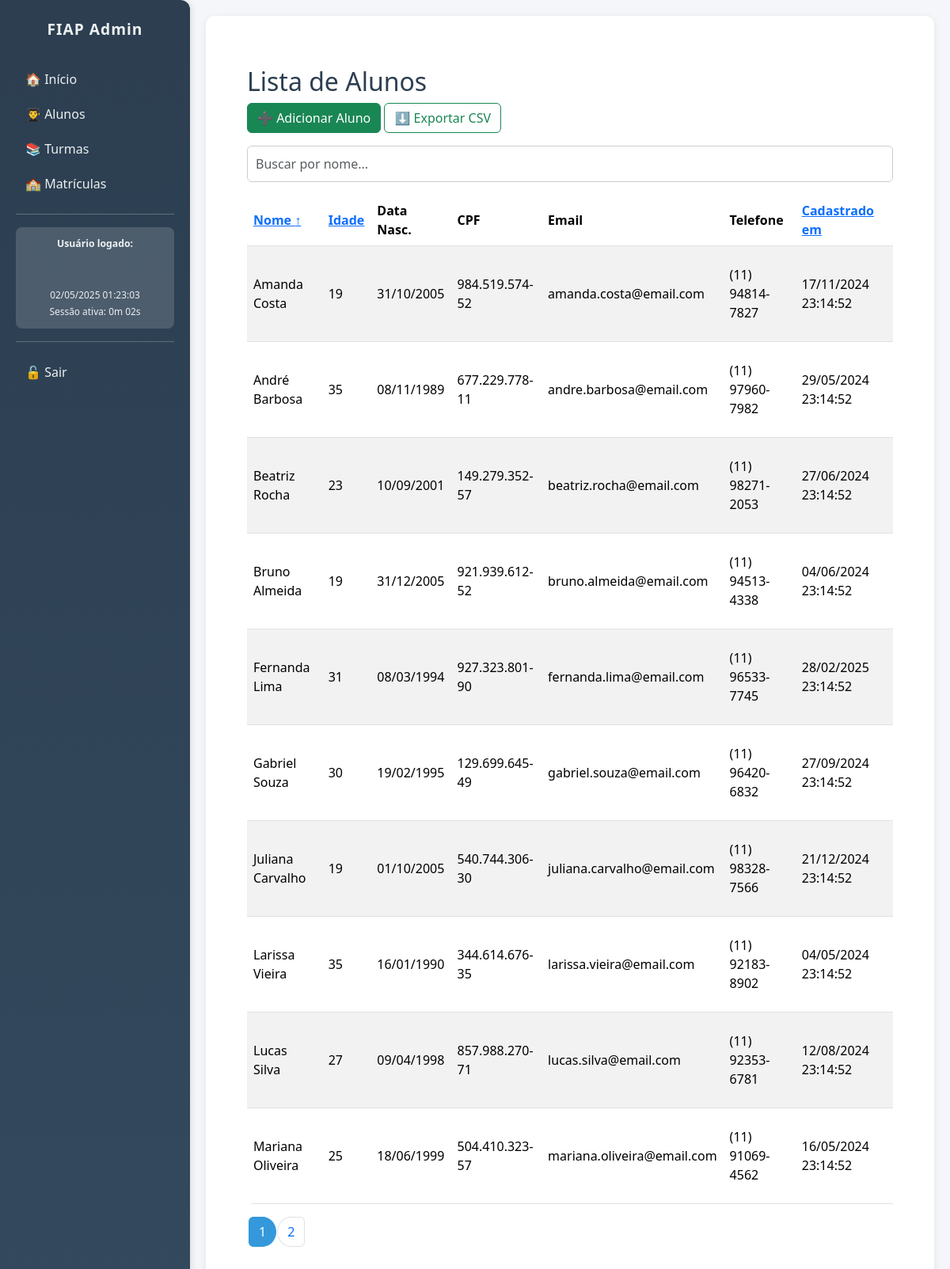
The app's page /views/alunos/list.php (signed in) with its own data.
### tables this page shows
CREATE TABLE alunos (
  id INT AUTO_INCREMENT PRIMARY KEY,
  nome VARCHAR(100) NOT NULL,
  nascimento DATE NOT NULL,
  cpf VARCHAR(14) NOT NULL UNIQUE,
  email VARCHAR(100) NOT NULL UNIQUE,
  senha VARCHAR(255) NOT NULL,
  telefone VARCHAR(20) NOT NULL,
  data_cadastro TIMESTAMP DEFAULT CURRENT_TIMESTAMP
);

### views/alunos/list.php (the view, shortened to what this page needs)
<?php
include '../../includes/db.php';
$ordenar = $_GET['ordenar'] ?? 'nome';
$sentido = $_GET['sentido'] ?? 'asc';
$porPagina = 10;
$pagina = isset($_GET['pagina']) ? max(1, intval($_GET['pagina'])) : 1;
$offset = ($pagina - 1) * $porPagina;
$busca = $_GET['busca'] ?? '';
$sql = "SELECT *, TIMESTAMPDIFF(YEAR, nascimento, CURDATE()) AS idade FROM alunos";
$sql .= " ORDER BY $ordenar $sentido LIMIT :limit OFFSET :offset";
$stmt = $pdo->prepare($sql);
$stmt->bindValue(":limit", $porPagina, PDO::PARAM_INT);
$stmt->bindValue(":offset", $offset, PDO::PARAM_INT);
$stmt->execute();
$alunos = $stmt->fetchAll(PDO::FETCH_ASSOC);
if (!empty($busca)) {
    $contaStmt = $pdo->prepare("SELECT COUNT(*) FROM alunos WHERE nome LIKE :busca");
    $contaStmt->execute(['busca' => "%$busca%"]);
} else {
    $contaStmt = $pdo->query("SELECT COUNT(*) FROM alunos");
}
$totalAlunos = $contaStmt->fetchColumn();
$totalPaginas = ceil($totalAlunos / $porPagina);
include '../../includes/header.php';
?>
<div class="container py-4">
    <h2>Lista de Alunos</h2>
    <a href="create.php" class="btn btn-success mb-3">➕ Adicionar Aluno</a>
    <a href="export.php" class="btn btn-outline-success mb-3">⬇️ Exportar CSV</a>
    <input type="text" name="busca" id="campoBusca" class="form-control mb-3" placeholder="Buscar por nome..." value="<?= htmlspecialchars($busca) ?>">
    <?php if (count($alunos) > 0): ?>
    <div class="table-responsive">
        <table class="table table-striped">
            <thead>
                <tr>
                    <th>
                        <a href="?ordenar=nome&sentido=<?= ($ordenar == 'nome' && $sentido == 'asc') ? 'desc' : 'asc' ?><?= $busca ? '&busca=' . urlencode($busca) : '' ?>">Nome <?= ($ordenar == 'nome') ? ($sentido == 'asc' ? '↑' : '↓') : '' ?></a>
                    </th>
                    <th>
                        <a href="?ordenar=idade&sentido=<?= ($ordenar == 'idade' && $sentido == 'asc') ? 'desc' : 'asc' ?><?= $busca ? '&busca=' . urlencode($busca) : '' ?>">Idade <?= ($ordenar == 'idade') ? ($sentido == 'asc' ? '↑' : '↓') : '' ?></a>
                    </th>
                    <th>Data Nasc.</th>
                    <th>CPF</th>
                    <th>Email</th>
                    <th>Telefone</th>
                    <th>
                        <a href="?ordenar=data_cadastro&sentido=<?= ($ordenar == 'data_cadastro' && $sentido == 'asc') ? 'desc' : 'asc' ?><?= $busca ? '&busca=' . urlencode($busca) : '' ?>">Cadastrado em <?= ($ordenar == 'data_cadastro') ? ($sentido == 'asc' ? '↑' : '↓') : '' ?></a>
                    </th>
                    <th>Ações</th>
                </tr>
            </thead>
            <tbody>
                <?php foreach ($alunos as $aluno): ?>
                    <tr>
                        <td><?= htmlspecialchars($aluno['nome']) ?></td>
                        <td><?= $aluno['idade'] ?></td>
                        <td><?= date('d/m/Y', strtotime($aluno['nascimento'])) ?></td>
                        <td><?= htmlspecialchars($aluno['cpf']) ?></td>
                        <td><?= htmlspecialchars($aluno['email']) ?></td>
                        <td><?= htmlspecialchars($aluno['telefone']) ?></td>
                        <td><?= date('d/m/Y H:i:s', strtotime($aluno['data_cadastro'])) ?></td>
                        <td>
                        </td>
                    </tr>
                <?php endforeach; ?>
            </tbody>
        </table>
        <nav>
            <ul class="pagination">
                <?php for ($i = 1; $i <= $totalPaginas; $i++): ?>
                    <li class="page-item <?= $i == $pagina ? 'active' : '' ?>">
                        <a class="page-link" href="?pagina=<?= $i ?>&ordenar=<?= $ordenar ?>&sentido=<?= $sentido ?><?= $busca ? '&busca=' . urlencode($busca) : '' ?>"><?= $i ?></a>
                    </li>
                <?php endfor; ?>
            </ul>
        </nav>
    <?php else: ?>
        <div class="alert alert-info">Nenhum aluno cadastrado<?= $busca ? " com o nome \"$busca\"" : "" ?>.</div>
    <?php endif; ?>
</div>
<?php include '../../includes/footer.php'; ?>

### includes/header.php (shortened to what this page needs)
<?php
$stmt = $pdo->prepare("SELECT email FROM administradores WHERE id = :id");
$stmt->execute(['id' => $_SESSION['admin_id']]);
$adminData = $stmt->fetch(PDO::FETCH_ASSOC);
$emailCompleto = $adminData ? $adminData['email'] : '';
$usuarioLogado = explode('@', $emailCompleto)[0];
?>
<!DOCTYPE html>
<html>
<head>
    <link rel="stylesheet" href="https://cdn.datatables.net/1.13.6/css/dataTables.bootstrap5.min.css">
    <link href="https://cdn.jsdelivr.net/npm/bootstrap@5.3.2/dist/css/bootstrap.min.css" rel="stylesheet">
    <link rel="stylesheet" href="/fiap-secretaria/public/assets/css/style.min.css?v=1.0">
</head>
<body>
<div class="offcanvas-lg offcanvas-start sidebar" tabindex="-1" id="sidebarMenu">
  <div class="offcanvas-body d-flex flex-column">
    <h4>FIAP Admin</h4>
    <a href="/fiap-secretaria/public/index">🏠 Início</a>
    <a href="/fiap-secretaria/views/alunos/list.php">👨‍🎓 Alunos</a>
    <a href="/fiap-secretaria/views/turmas/list.php">📚 Turmas</a>
    <a href="/fiap-secretaria/views/matriculas/list.php">🏫 Matrículas</a>
    <hr>
    <div class="user-info mt-auto">
        <strong>Usuário logado:</strong><br>
        <?= htmlspecialchars($usuarioLogado) ?><br>
        <small id="hora-atual"><?= date('d/m/Y H:i:s') ?></small><br>
        <small>Sessão ativa: <span id="tempo-sessao">00m 00s</span></small>
    </div>
    <hr>
    <a href="#" data-bs-toggle="modal" data-bs-target="#confirmLogout">🔓 Sair</a>
  </div>
</div>
<div class="main-content">

### includes/footer.php (shortened to what this page needs)
</div>
</body>
</html>

### records on screen
alunos: nome "Amanda Costa", idade "19", nascimento "31/10/2005", cpf "984.519.574-52", email "amanda.costa@email.com", telefone "(11) 94814-7827", data_cadastro "17/11/2024 23:14:52"
alunos: nome "André Barbosa", idade "35", nascimento "08/11/1989", cpf "677.229.778-11", email "andre.barbosa@email.com", telefone "(11) 97960-7982", data_cadastro "29/05/2024 23:14:52"
alunos: nome "Beatriz Rocha", idade "23", nascimento "10/09/2001", cpf "149.279.352-57", email "beatriz.rocha@email.com", telefone "(11) 98271-2053", data_cadastro "27/06/2024 23:14:52"
alunos: nome "Bruno Almeida", idade "19", nascimento "31/12/2005", cpf "921.939.612-52", email "bruno.almeida@email.com", telefone "(11) 94513-4338", data_cadastro "04/06/2024 23:14:52"
alunos: nome "Fernanda Lima", idade "31", nascimento "08/03/1994", cpf "927.323.801-90", email "fernanda.lima@email.com", telefone "(11) 96533-7745", data_cadastro "28/02/2025 23:14:52"
alunos: nome "Gabriel Souza", idade "30", nascimento "19/02/1995", cpf "129.699.645-49", email "gabriel.souza@email.com", telefone "(11) 96420-6832", data_cadastro "27/09/2024 23:14:52"
alunos: nome "Juliana Carvalho", idade "19", nascimento "01/10/2005", cpf "540.744.306-30", email "juliana.carvalho@email.com", telefone "(11) 98328-7566", data_cadastro "21/12/2024 23:14:52"
alunos: nome "Larissa Vieira", idade "35", nascimento "16/01/1990", cpf "344.614.676-35", email "larissa.vieira@email.com", telefone "(11) 92183-8902", data_cadastro "04/05/2024 23:14:52"
alunos: nome "Lucas Silva", idade "27", nascimento "09/04/1998", cpf "857.988.270-71", email "lucas.silva@email.com", telefone "(11) 92353-6781", data_cadastro "12/08/2024 23:14:52"
alunos: nome "Mariana Oliveira", idade "25", nascimento "18/06/1999", cpf "504.410.323-57", email "mariana.oliveira@email.com", telefone "(11) 91069-4562", data_cadastro "16/05/2024 23:14:52"
